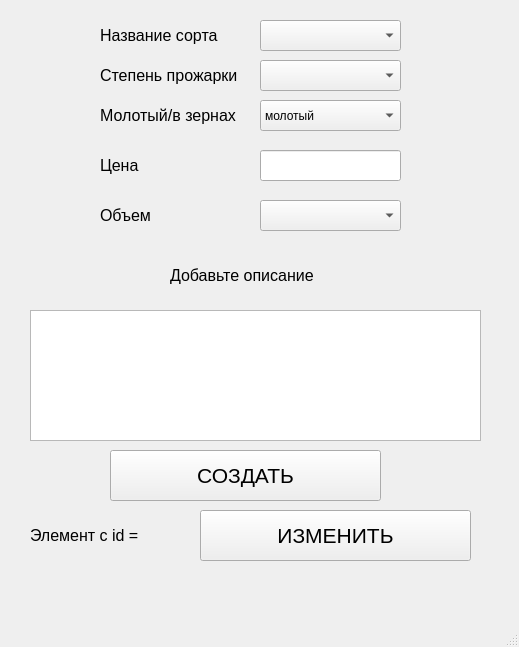
<?xml version="1.0" encoding="UTF-8"?>
<ui version="4.0">
 <class>MainWindow</class>
 <widget class="QMainWindow" name="MainWindow">
  <property name="geometry">
   <rect>
    <x>0</x>
    <y>0</y>
    <width>519</width>
    <height>647</height>
   </rect>
  </property>
  <property name="windowTitle">
   <string>MainWindow</string>
  </property>
  <widget class="QWidget" name="centralwidget">
   <widget class="QLabel" name="label_4">
    <property name="geometry">
     <rect>
      <x>100</x>
      <y>150</y>
      <width>131</width>
      <height>31</height>
     </rect>
    </property>
    <property name="font">
     <font>
      <pointsize>12</pointsize>
     </font>
    </property>
    <property name="text">
     <string>Цена</string>
    </property>
   </widget>
   <widget class="QPushButton" name="pushButton">
    <property name="geometry">
     <rect>
      <x>110</x>
      <y>450</y>
      <width>271</width>
      <height>51</height>
     </rect>
    </property>
    <property name="font">
     <font>
      <pointsize>16</pointsize>
     </font>
    </property>
    <property name="text">
     <string>СОЗДАТЬ</string>
    </property>
   </widget>
   <widget class="QComboBox" name="comboBox_3">
    <property name="geometry">
     <rect>
      <x>260</x>
      <y>100</y>
      <width>141</width>
      <height>31</height>
     </rect>
    </property>
    <item>
     <property name="text">
      <string>молотый</string>
     </property>
    </item>
    <item>
     <property name="text">
      <string>в зернах</string>
     </property>
    </item>
   </widget>
   <widget class="QLabel" name="label_3">
    <property name="geometry">
     <rect>
      <x>100</x>
      <y>100</y>
      <width>141</width>
      <height>31</height>
     </rect>
    </property>
    <property name="font">
     <font>
      <pointsize>12</pointsize>
     </font>
    </property>
    <property name="text">
     <string>Молотый/в зернах</string>
    </property>
   </widget>
   <widget class="QLabel" name="label_1">
    <property name="geometry">
     <rect>
      <x>100</x>
      <y>20</y>
      <width>131</width>
      <height>31</height>
     </rect>
    </property>
    <property name="font">
     <font>
      <pointsize>12</pointsize>
     </font>
    </property>
    <property name="text">
     <string>Название сорта</string>
    </property>
   </widget>
   <widget class="QComboBox" name="comboBox_1">
    <property name="geometry">
     <rect>
      <x>260</x>
      <y>20</y>
      <width>141</width>
      <height>31</height>
     </rect>
    </property>
   </widget>
   <widget class="QLineEdit" name="lineEdit">
    <property name="geometry">
     <rect>
      <x>260</x>
      <y>150</y>
      <width>141</width>
      <height>31</height>
     </rect>
    </property>
   </widget>
   <widget class="QLabel" name="label_6">
    <property name="geometry">
     <rect>
      <x>170</x>
      <y>260</y>
      <width>191</width>
      <height>31</height>
     </rect>
    </property>
    <property name="font">
     <font>
      <pointsize>12</pointsize>
     </font>
    </property>
    <property name="text">
     <string>Добавьте описание</string>
    </property>
   </widget>
   <widget class="QComboBox" name="comboBox_2">
    <property name="geometry">
     <rect>
      <x>260</x>
      <y>60</y>
      <width>141</width>
      <height>31</height>
     </rect>
    </property>
   </widget>
   <widget class="QComboBox" name="comboBox_4">
    <property name="geometry">
     <rect>
      <x>260</x>
      <y>200</y>
      <width>141</width>
      <height>31</height>
     </rect>
    </property>
   </widget>
   <widget class="QLabel" name="label_2">
    <property name="geometry">
     <rect>
      <x>100</x>
      <y>60</y>
      <width>151</width>
      <height>31</height>
     </rect>
    </property>
    <property name="font">
     <font>
      <pointsize>12</pointsize>
     </font>
    </property>
    <property name="text">
     <string>Степень прожарки</string>
    </property>
   </widget>
   <widget class="QLabel" name="label_5">
    <property name="geometry">
     <rect>
      <x>100</x>
      <y>200</y>
      <width>131</width>
      <height>31</height>
     </rect>
    </property>
    <property name="font">
     <font>
      <pointsize>12</pointsize>
     </font>
    </property>
    <property name="text">
     <string>Объем</string>
    </property>
   </widget>
   <widget class="QPlainTextEdit" name="plainTextEdit">
    <property name="geometry">
     <rect>
      <x>30</x>
      <y>310</y>
      <width>451</width>
      <height>131</height>
     </rect>
    </property>
   </widget>
   <widget class="QPushButton" name="pushButton_2">
    <property name="geometry">
     <rect>
      <x>200</x>
      <y>510</y>
      <width>271</width>
      <height>51</height>
     </rect>
    </property>
    <property name="font">
     <font>
      <pointsize>16</pointsize>
     </font>
    </property>
    <property name="text">
     <string>ИЗМЕНИТЬ</string>
    </property>
   </widget>
   <widget class="QLabel" name="label_7">
    <property name="geometry">
     <rect>
      <x>30</x>
      <y>520</y>
      <width>131</width>
      <height>31</height>
     </rect>
    </property>
    <property name="font">
     <font>
      <pointsize>12</pointsize>
     </font>
    </property>
    <property name="text">
     <string>Элемент с id = </string>
    </property>
   </widget>
  </widget>
  <widget class="QMenuBar" name="menubar">
   <property name="geometry">
    <rect>
     <x>0</x>
     <y>0</y>
     <width>519</width>
     <height>21</height>
    </rect>
   </property>
  </widget>
  <widget class="QStatusBar" name="statusbar"/>
 </widget>
 <resources/>
 <connections/>
</ui>
